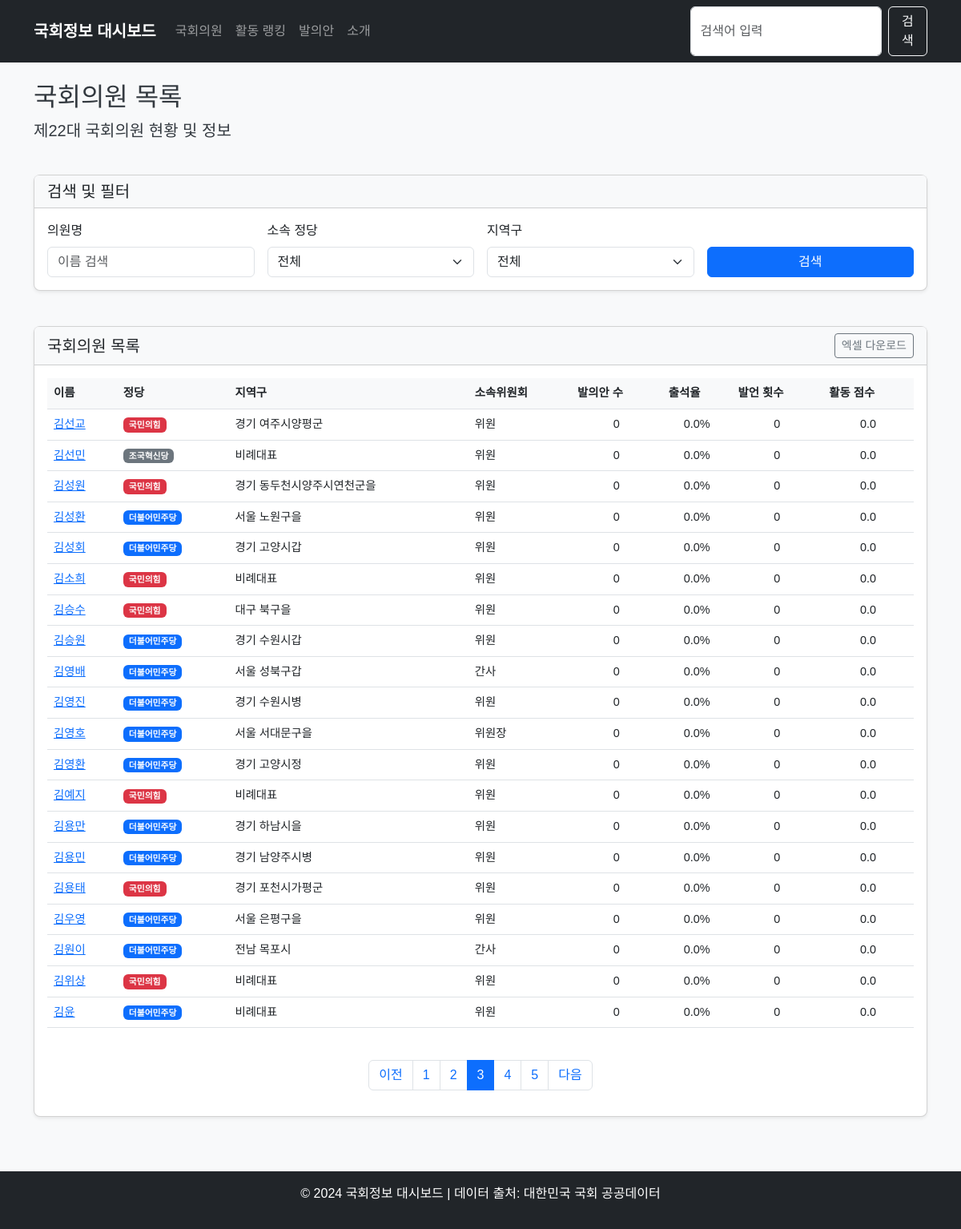
Page /members?name=&party=&district=&page=3 on the committed database.
### app/models/member.py (models this page shows)
class Member(Base):
    __tablename__ = "members"
    id = Column(Integer, primary_key=True, index=True)
    name = Column(String, index=True)
    hanja_name = Column(String, nullable=True)  # 한자명
    eng_name = Column(String, nullable=True)    # 영문명
    birth_date = Column(Date, nullable=True)    # 생년월일
    birth_gbn = Column(String, nullable=True)   # 음/양력 구분
    position = Column(String, nullable=True)    # 직책명
    party = Column(String, index=True)          # 정당명
    district = Column(String, index=True)       # 선거구
    committee = Column(String, nullable=True)   # 대표 위원회
    committees = Column(Text, nullable=True)    # 소속 위원회 목록 (쉼표로 구분)
    reele_gbn = Column(String, nullable=True)   # 재선 구분
    units = Column(String, nullable=True)       # 당선 수
    tel_no = Column(String, nullable=True)      # 전화번호
    email = Column(String, nullable=True)       # 이메일
    homepage = Column(String, nullable=True)    # 홈페이지
    num_bills = Column(Integer, default=0)       # 발의안 개수
    attendance_rate = Column(Float, default=0.0) # 참석율 (%)
    speech_count = Column(Integer, default=0)    # 발언 횟수
    activity_score = Column(Float, default=0.0)  # 활동 점수 (자체 계산)
    bill_pass_rate = Column(Float, default=0.0)  # 법안 통과율 (%)
    is_active = Column(Boolean, default=True)
    last_updated = Column(Date, nullable=True)

### app/main.py (the view)
@app.get("/members", response_class=HTMLResponse)
async def members_page(
    request: Request,
    db: Session = Depends(get_db),
    name: Optional[str] = None,
    party: Optional[str] = None,
    district: Optional[str] = None,
    page: int = 1,
    limit: int = 20
):
    query = db.query(MemberModel)
    if name:
        query = query.filter(MemberModel.name.contains(name))
    if party:
        query = query.filter(MemberModel.party == party)
    if district:
        query = query.filter(MemberModel.district.contains(district))
    total = query.count()
    total_pages = (total + limit - 1) // limit
    if page < 1:
        page = 1
    elif page > total_pages and total_pages > 0:
        page = total_pages
    offset = (page - 1) * limit
    members = query.offset(offset).limit(limit).all()
    if total_pages <= 5:
        page_range = range(1, total_pages + 1)
    else:
        start_page = max(1, page - 2)
        end_page = min(total_pages, page + 2)
        page_range = range(start_page, end_page + 1)
    return templates.TemplateResponse(
        "members.html",
        {
            "request": request,
            "members": members,
            "total": total,
            "page": page,
            "limit": limit,
            "total_pages": total_pages,
            "page_range": page_range,
            "name": name or "",
            "party": party or "",
            "district": district or ""
        }
    )

### app/templates/members.html (shortened to what this page needs)
{% extends "base.html" %}
{% block content %}
<div class="row">
    <div class="col-12 mb-4">
        <h2>국회의원 목록</h2>
        <p class="lead">제22대 국회의원 현황 및 정보</p>
    </div>
</div>
<div class="row mb-4">
    <div class="col-12">
        <div class="card">
            <div class="card-header">
                <h5 class="mb-0">검색 및 필터</h5>
            </div>
            <div class="card-body">
                <form action="/members" method="get" class="row g-3">
                    <div class="col-md-3">
                        <label for="name" class="form-label">의원명</label>
                        <input type="text" class="form-control" id="name" name="name" placeholder="이름 검색" value="{{ name }}">
                    </div>
                    <div class="col-md-3">
                        <label for="party" class="form-label">소속 정당</label>
                        <select class="form-select" id="party" name="party">
                            <option value="">전체</option>
                        </select>
                    </div>
                    <div class="col-md-3">
                        <label for="district" class="form-label">지역구</label>
                        <select class="form-select" id="district" name="district">
                            <option value="">전체</option>
                        </select>
                    </div>
                    <div class="col-md-3 d-flex align-items-end">
                        <button type="submit" class="btn btn-primary w-100">검색</button>
                    </div>
                </form>
            </div>
        </div>
    </div>
</div>
<div class="row">
    <div class="col-12">
        <div class="card">
            <div class="card-header d-flex justify-content-between align-items-center">
                <h5 class="mb-0">국회의원 목록</h5>
                <div>
                    <button class="btn btn-sm btn-outline-secondary">엑셀 다운로드</button>
                </div>
            </div>
            <div class="card-body">
                <div class="table-responsive">
                    <table class="table table-hover">
                        <thead>
                            <tr>
                                <th scope="col">이름</th>
                                <th scope="col">정당</th>
                                <th scope="col">지역구</th>
                                <th scope="col">소속위원회</th>
                                <th scope="col">발의안 수</th>
                                <th scope="col">출석율</th>
                                <th scope="col">발언 횟수</th>
                                <th scope="col">활동 점수</th>
                            </tr>
                        </thead>
                        <tbody>
                            {% for member in members %}
                            <tr>
                                <td><a href="/members/{{ member.id }}">{{ member.name }}</a></td>
                                <td>
                                    {% if member.party == "국민의힘" %}
                                    <span class="badge bg-danger">{{ member.party }}</span>
                                    {% elif member.party == "더불어민주당" %}
                                    <span class="badge bg-primary">{{ member.party }}</span>
                                    {% elif member.party == "정의당" %}
                                    <span class="badge bg-warning text-dark">{{ member.party }}</span>
                                    {% else %}
                                    <span class="badge bg-secondary">{{ member.party }}</span>
                                    {% endif %}
                                </td>
                                <td>{{ member.district }}</td>
                                <td>{{ member.position }}</td>
                                <td class="text-center">{{ member.num_bills }}</td>
                                <td class="text-center">{{ member.attendance_rate }}%</td>
                                <td class="text-center">{{ member.speech_count }}</td>
                                <td class="text-center">{{ member.activity_score }}</td>
                            </tr>
                            {% else %}
                            <tr>
                                <td colspan="8" class="text-center">검색 결과가 없습니다.</td>
                            </tr>
                            {% endfor %}
                        </tbody>
                    </table>
                </div>
                <nav aria-label="Page navigation">
                    <ul class="pagination justify-content-center mt-4">
                        <li class="page-item {% if page == 1 %}disabled{% endif %}">
                            <a class="page-link" href="?name={{ name }}&party={{ party }}&district={{ district }}&page={{ page - 1 }}" tabindex="-1" {% if page == 1 %}aria-disabled="true"{% endif %}>이전</a>
                        </li>
                        {% for p in page_range %}
                        <li class="page-item {% if p == page %}active{% endif %}">
                            <a class="page-link" href="?name={{ name }}&party={{ party }}&district={{ district }}&page={{ p }}">{{ p }}</a>
                        </li>
                        {% endfor %}
                        <li class="page-item {% if page >= total_pages %}disabled{% endif %}">
                            <a class="page-link" href="?name={{ name }}&party={{ party }}&district={{ district }}&page={{ page + 1 }}" {% if page >= total_pages %}aria-disabled="true"{% endif %}>다음</a>
                        </li>
                    </ul>
                </nav>
            </div>
        </div>
    </div>
</div>
{% endblock %}

### app/static/css/style.css (style rules this page uses)
body { font-family: 'Noto Sans KR', sans-serif; background-color: #f8f9fa; color: #343a40; }
.card { margin-bottom: 20px; border-radius: 0.5rem; box-shadow: 0 0.125rem 0.25rem rgba(0, 0, 0, 0.075); }
.card-header { background-color: #f8f9fa; font-weight: 600; }
.table { font-size: 0.9rem; }
.table th { font-weight: 600; background-color: #f8f9fa; }

### rows in the picture
Member: name "김선교", party "국민의힘", district "경기 여주시양평군", position "위원", num_bills "0", attendance_rate "0.0", speech_count "0", activity_score "0.0"
Member: name "김선민", party "조국혁신당", district "비례대표", position "위원", num_bills "0", attendance_rate "0.0", speech_count "0", activity_score "0.0"
Member: name "김성원", party "국민의힘", district "경기 동두천시양주시연천군을", position "위원", num_bills "0", attendance_rate "0.0", speech_count "0", activity_score "0.0"
Member: name "김성환", party "더불어민주당", district "서울 노원구을", position "위원", num_bills "0", attendance_rate "0.0", speech_count "0", activity_score "0.0"
Member: name "김성회", party "더불어민주당", district "경기 고양시갑", position "위원", num_bills "0", attendance_rate "0.0", speech_count "0", activity_score "0.0"
Member: name "김소희", party "국민의힘", district "비례대표", position "위원", num_bills "0", attendance_rate "0.0", speech_count "0", activity_score "0.0"
Member: name "김승수", party "국민의힘", district "대구 북구을", position "위원", num_bills "0", attendance_rate "0.0", speech_count "0", activity_score "0.0"
Member: name "김승원", party "더불어민주당", district "경기 수원시갑", position "위원", num_bills "0", attendance_rate "0.0", speech_count "0", activity_score "0.0"
Member: name "김영배", party "더불어민주당", district "서울 성북구갑", position "간사", num_bills "0", attendance_rate "0.0", speech_count "0", activity_score "0.0"
Member: name "김영진", party "더불어민주당", district "경기 수원시병", position "위원", num_bills "0", attendance_rate "0.0", speech_count "0", activity_score "0.0"
Member: name "김영호", party "더불어민주당", district "서울 서대문구을", position "위원장", num_bills "0", attendance_rate "0.0", speech_count "0", activity_score "0.0"
Member: name "김영환", party "더불어민주당", district "경기 고양시정", position "위원", num_bills "0", attendance_rate "0.0", speech_count "0", activity_score "0.0"
Member: name "김예지", party "국민의힘", district "비례대표", position "위원", num_bills "0", attendance_rate "0.0", speech_count "0", activity_score "0.0"
Member: name "김용만", party "더불어민주당", district "경기 하남시을", position "위원", num_bills "0", attendance_rate "0.0", speech_count "0", activity_score "0.0"
Member: name "김용민", party "더불어민주당", district "경기 남양주시병", position "위원", num_bills "0", attendance_rate "0.0", speech_count "0", activity_score "0.0"
Member: name "김용태", party "국민의힘", district "경기 포천시가평군", position "위원", num_bills "0", attendance_rate "0.0", speech_count "0", activity_score "0.0"
Member: name "김우영", party "더불어민주당", district "서울 은평구을", position "위원", num_bills "0", attendance_rate "0.0", speech_count "0", activity_score "0.0"
Member: name "김원이", party "더불어민주당", district "전남 목포시", position "간사", num_bills "0", attendance_rate "0.0", speech_count "0", activity_score "0.0"
Member: name "김위상", party "국민의힘", district "비례대표", position "위원", num_bills "0", attendance_rate "0.0", speech_count "0", activity_score "0.0"
Member: name "김윤", party "더불어민주당", district "비례대표", position "위원", num_bills "0", attendance_rate "0.0", speech_count "0", activity_score "0.0"

### other values in the picture
{{ p }} "1" "2" "3" "4" "5"
